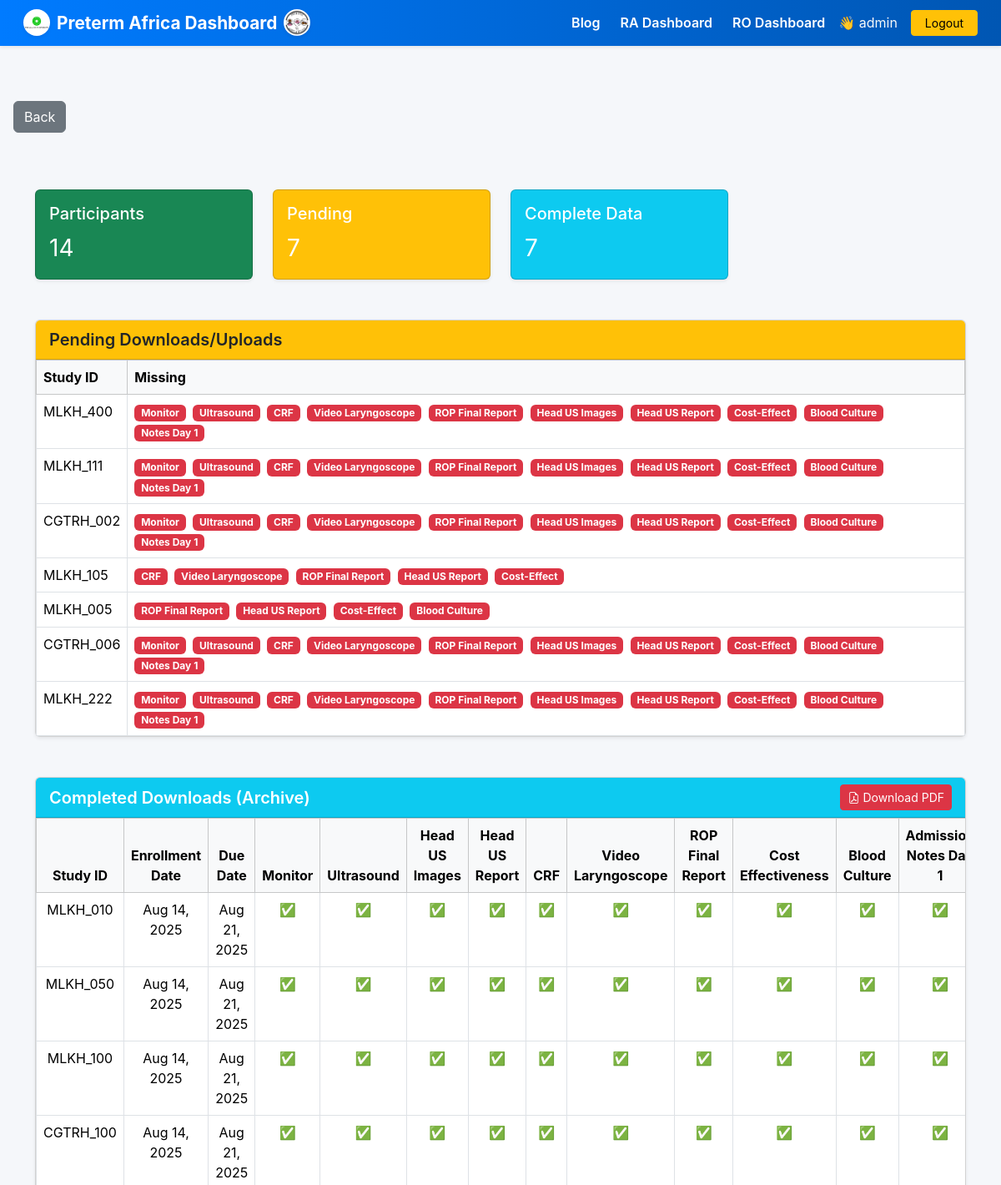
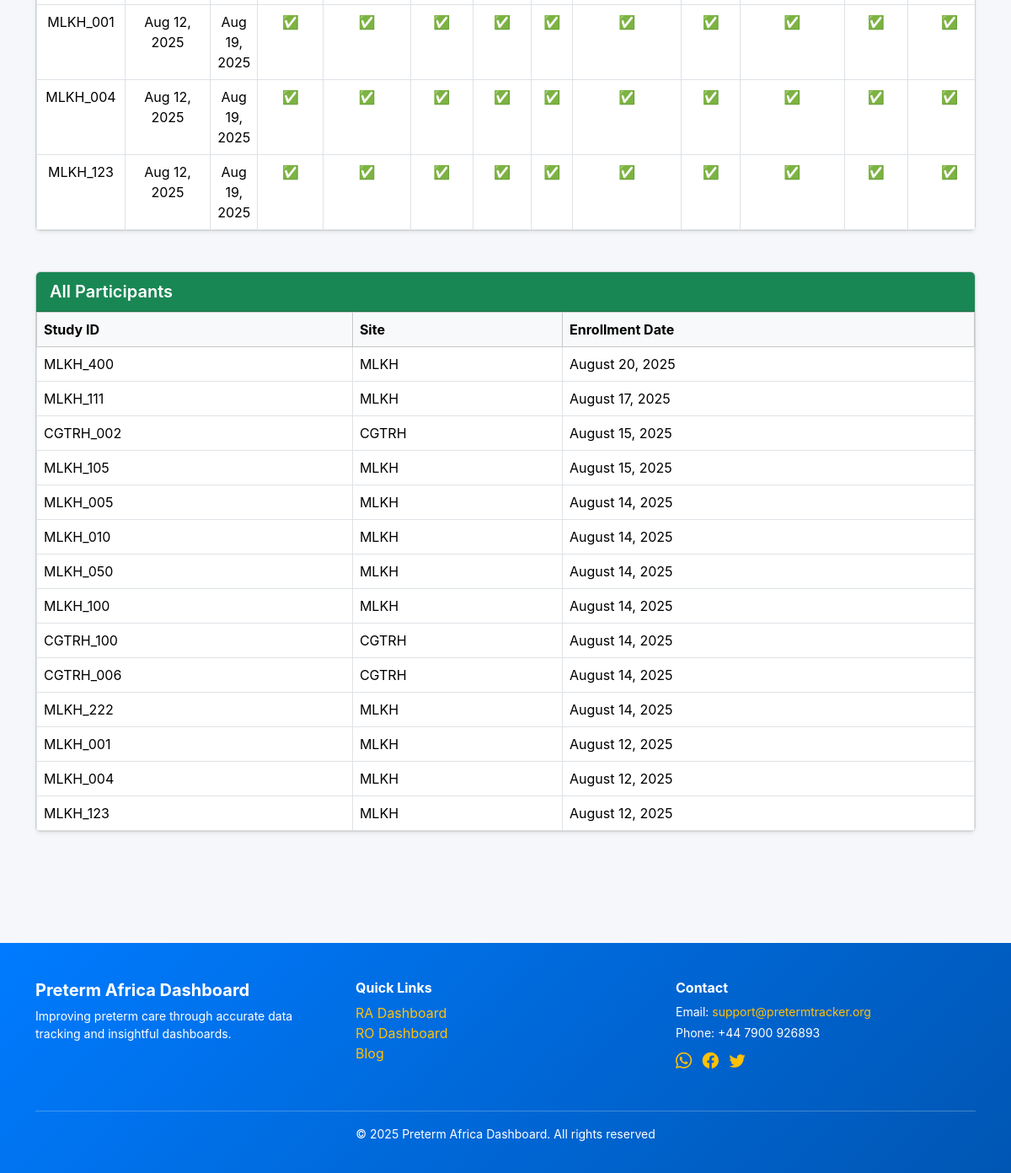
Page /choose-dashboard/ (signed in) on the earlier database version (2 pictures, top to bottom).
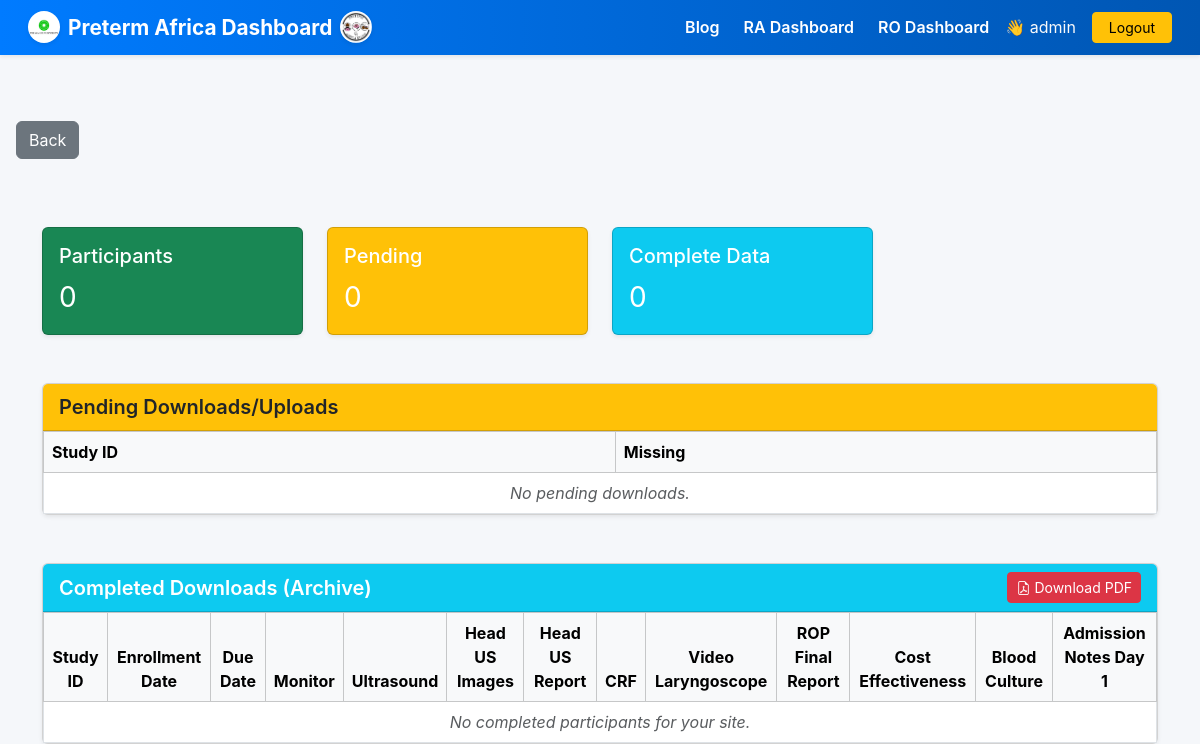
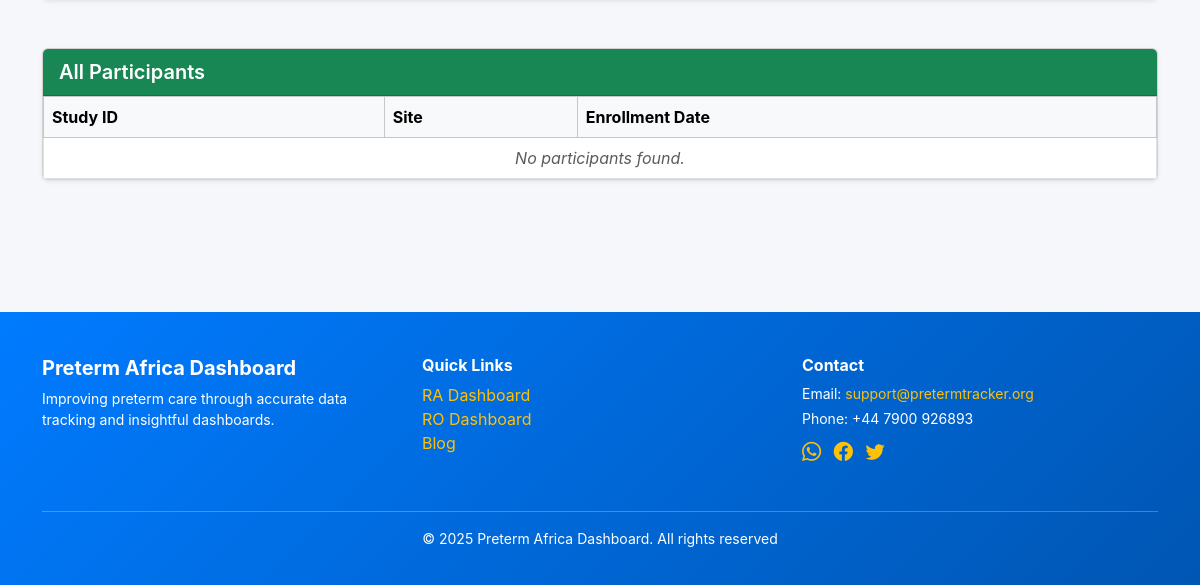
Same page on the later database version (2 pictures, top to bottom).
### tracking/models.py (models this page shows, shortened)
class CustomUser(AbstractUser):
    ROLE_CHOICES = (
        ('RA', 'Research Assistant'),
        ('RO', 'Research Officer'),
        ('AD', 'PI'),
    )
    role = models.CharField(max_length=2, choices=ROLE_CHOICES)
    site = models.ForeignKey(Site, on_delete=models.SET_NULL, null=True, blank=True)

class Participant(models.Model):
    site = models.ForeignKey(Site, on_delete=models.CASCADE)
    study_id = models.CharField(max_length=50, unique=True)
    enrollment_date = models.DateField(default=timezone.now)
    due_date = models.DateField(editable=False)
    monitor_downloaded = models.BooleanField(default=False)
    monitor_downloaded_at = models.DateTimeField(null=True, blank=True)
    monitor_downloaded_by = models.ForeignKey(
        'CustomUser', null=True, blank=True, on_delete=models.SET_NULL,
        related_name='monitor_downloads'
    )
    ultrasound_downloaded = models.BooleanField(default=False)
    ultrasound_downloaded_at = models.DateTimeField(null=True, blank=True)
    ultrasound_downloaded_by = models.ForeignKey(
        'CustomUser', null=True, blank=True, on_delete=models.SET_NULL,
        related_name='ultrasound_downloads'
    )
    monitor_downloaded = models.BooleanField(default=False)
    monitor_downloaded_on = models.DateTimeField(null=True, blank=True)
    ultrasound_downloaded = models.BooleanField(default=False)
    ultrasound_downloaded_on = models.DateTimeField(null=True, blank=True)
    case_report_form_uploaded = models.BooleanField(default=False)
    video_laryngoscope_uploaded = models.BooleanField(default=False)
    rop_final_report_uploaded = models.BooleanField(default=False)
    head_ultrasound_images_uploaded = models.BooleanField(default=False)
    head_ultrasound_report_uploaded = models.BooleanField(default=False)
    cost_effectiveness_data_uploaded = models.BooleanField(default=False)
    blood_culture_done = models.BooleanField(default=False)
    admission_notes_day1_uploaded = models.BooleanField(default=False)
    admission_notes_24hr_uploaded = models.BooleanField(default=False)
    vital_sign_monitoring_done = models.BooleanField(default=False)
    created_at = models.DateTimeField(auto_now_add=True)
    class Meta:
        ordering = ['-enrollment_date']

class Site(models.Model):
    name = models.CharField(max_length=100, unique=True)

### tracking/views.py (the view)
# urls.py: path('choose-dashboard/', views.choose_dashboard, name='choose_dashboard'),
@login_required
def choose_dashboard(request):
    if request.user.role != 'AD' and not request.user.is_superuser:
        return render(request, 'tracking/forbidden.html', {'message': "Only PIs or superusers can access this page."})
    participants = Participant.objects.all().order_by('-enrollment_date') if request.user.is_superuser else Participant.objects.filter(site=request.user.site).order_by('-enrollment_date')
    pending_list = []
    for p in participants:
        missing = []
        if not p.monitor_downloaded: missing.append("Monitor")
        if not p.ultrasound_downloaded: missing.append("Ultrasound")
        if not p.case_report_form_uploaded: missing.append("CRF")
        if not p.video_laryngoscope_uploaded: missing.append("Video Laryngoscope")
        if not p.rop_final_report_uploaded: missing.append("ROP Final Report")
        if not p.head_ultrasound_images_uploaded: missing.append("Head US Images")
        if not p.head_ultrasound_report_uploaded: missing.append("Head US Report")
        if not p.cost_effectiveness_data_uploaded: missing.append("Cost-Effect")
        if not p.blood_culture_done: missing.append("Blood Culture")
        if not p.admission_notes_day1_uploaded: missing.append("Notes Day 1")
        if missing: pending_list.append({'participant': p, 'missing': missing})
    completed = [p for p in participants if not any([
        not p.monitor_downloaded, not p.ultrasound_downloaded, not p.case_report_form_uploaded,
        not p.video_laryngoscope_uploaded, not p.rop_final_report_uploaded,
        not p.head_ultrasound_images_uploaded, not p.head_ultrasound_report_uploaded,
        not p.cost_effectiveness_data_uploaded, not p.blood_culture_done,
        not p.admission_notes_day1_uploaded
    ])]
    return render(request, 'tracking/choose_dashboard.html', {'participants': participants, 'pending': pending_list, 'completed': completed})

### tracking/templates/tracking/choose_dashboard.html
{% extends "tracking/base.html" %}
{% load static %}
{% block content %}
<div class="container mt-5 mb-5">
  <div class="row mb-5 g-4">
    <div class="col-md-3">
      <div class="card text-white bg-success shadow-sm">
        <div class="card-body">
          <h5 class="card-title">Participants</h5>
          <p class="card-text fs-3">{{ participants|length }}</p>
        </div>
      </div>
    </div>
    <div class="col-md-3">
      <div class="card text-white bg-warning shadow-sm">
        <div class="card-body">
          <h5 class="card-title">Pending</h5>
          <p class="card-text fs-3">{{ pending|length }}</p>
        </div>
      </div>
    </div>
    <div class="col-md-3">
      <div class="card text-white bg-info shadow-sm">
        <div class="card-body">
          <h5 class="card-title">Complete Data</h5>
          <p class="card-text fs-3">{{ completed|length }}</p>
        </div>
      </div>
    </div>
  </div>
  <div class="card mb-5 shadow-sm">
    <div class="card-header bg-warning text-dark fw-semibold fs-5">Pending Downloads/Uploads</div>
    <div class="table-responsive">
      <table class="table table-bordered table-hover mb-0">
        <thead class="table-light">
          <tr>
            <th>Study ID</th>
            <th>Missing</th>
          </tr>
        </thead>
        <tbody>
          {% for item in pending %}
          <tr>
            <td>{{ item.participant.study_id }}</td>
            <td>
              {% for missing_field in item.missing %}
                <span class="badge bg-danger me-1">{{ missing_field }}</span>
              {% endfor %}
            </td>
          </tr>
          {% empty %}
          <tr>
            <td colspan="2" class="text-center text-muted fst-italic">No pending downloads.</td>
          </tr>
          {% endfor %}
        </tbody>
      </table>
    </div>
  </div>
  <div class="card shadow-sm mb-5">
    <div class="card-header bg-info text-white fw-semibold fs-5 d-flex justify-content-between align-items-center">
      <span>Completed Downloads (Archive)</span>
      <a href="{% url 'tracking:download_completed_pdf' %}" class="btn btn-danger btn-sm">
        <i class="bi bi-file-earmark-pdf"></i> Download PDF
      </a>
    </div>
    <div class="table-responsive">
      <table class="table table-bordered table-hover mb-0 text-center">
        <thead class="table-light">
          <tr>
            <th>Study ID</th>
            <th>Enrollment Date</th>
            <th>Due Date</th>
            <th>Monitor</th>
            <th>Ultrasound</th>
            <th>Head US Images</th>
            <th>Head US Report</th>
            <th>CRF</th>
            <th>Video Laryngoscope</th>
            <th>ROP Final Report</th>
            <th>Cost Effectiveness</th>
            <th>Blood Culture</th>
            <th>Admission Notes Day 1</th>
          </tr>
        </thead>
        <tbody>
          {% for p in completed %}
          <tr>
            <td>{{ p.study_id }}</td>
            <td>{{ p.enrollment_date|date:"M d, Y" }}</td>
            <td>{{ p.due_date|date:"M d, Y" }}</td>
            <td>{% if p.monitor_downloaded %}✅{% endif %}</td>
            <td>{% if p.ultrasound_downloaded %}✅{% endif %}</td>
            <td>{% if p.head_ultrasound_images_uploaded %}✅{% endif %}</td>
            <td>{% if p.head_ultrasound_report_uploaded %}✅{% endif %}</td>
            <td>{% if p.case_report_form_uploaded %}✅{% endif %}</td>
            <td>{% if p.video_laryngoscope_uploaded %}✅{% endif %}</td>
            <td>{% if p.rop_final_report_uploaded %}✅{% endif %}</td>
            <td>{% if p.cost_effectiveness_data_uploaded %}✅{% endif %}</td>
            <td>{% if p.blood_culture_done %}✅{% endif %}</td>
            <td>{% if p.admission_notes_day1_uploaded %}✅{% endif %}</td>
          </tr>
          {% empty %}
          <tr>
            <td colspan="13" class="text-center text-muted fst-italic">No completed participants for your site.</td>
          </tr>
          {% endfor %}
        </tbody>
      </table>
    </div>
  </div>
  <div class="card mb-5 shadow-sm">
    <div class="card-header bg-success text-white fw-semibold fs-5">All Participants</div>
    <div class="table-responsive">
      <table class="table table-bordered table-hover mb-0">
        <thead class="table-light">
          <tr>
            <th>Study ID</th>
            <th>Site</th>
            <th>Enrollment Date</th>
          </tr>
        </thead>
        <tbody>
          {% for p in participants %}
          <tr>
            <td>{{ p.study_id }}</td>
            <td>{{ p.site.name }}</td>
            <td>{{ p.enrollment_date|date:"F j, Y" }}</td>
          </tr>
          {% empty %}
          <tr>
            <td colspan="3" class="text-center text-muted fst-italic">No participants found.</td>
          </tr>
          {% endfor %}
        </tbody>
      </table>
    </div>
  </div>
</div>
{% endblock %}

### tracking/templates/tracking/base.html (shortened to what this page needs)
{% load static %}
<!DOCTYPE html>
<html lang="en">
<head>
    <link href="https://cdn.jsdelivr.net/npm/bootstrap@5.3.2/dist/css/bootstrap.min.css" rel="stylesheet">
    <link rel="stylesheet" href="https://cdn.jsdelivr.net/npm/bootstrap-icons@1.10.5/font/bootstrap-icons.css">
    <link rel="stylesheet" href="{% static 'css/styles.css' %}">
</head>
<body>
<nav class="navbar navbar-expand-lg navbar-dark shadow-sm fixed-top">
    <div class="container-fluid">
        <a class="navbar-brand" href="{% url 'tracking:ra_dashboard' %}">
            <img src="{% static 'images/logo.jpg' %}" alt="Logo" class="rounded-circle shadow-sm">
            <span>Preterm Africa Dashboard</span>
            <img src="{% static 'images/partner_logo.png' %}" alt="Partner Logo" class="rounded-circle shadow-sm">
        </a>
        <div class="collapse navbar-collapse" id="navbarNav">
            <ul class="navbar-nav ms-auto align-items-center">
                <li class="nav-item me-2">
                    <a class="nav-link text-white fw-semibold" href="{% url 'tracking:blog' %}">Blog</a>
                </li>
                {% if user.is_authenticated %}
                    <li class="nav-item me-2">
                        <a class="nav-link text-white fw-semibold" href="{% url 'tracking:ra_dashboard' %}">RA Dashboard</a>
                    </li>
                    <li class="nav-item me-2">
                        <a class="nav-link text-white fw-semibold" href="{% url 'tracking:ro_dashboard' %}">RO Dashboard</a>
                    </li>
                    <li class="nav-item me-3">
                        <span class="navbar-text text-light">👋 {{ user.get_full_name|default:user.username }}</span>
                    </li>
                    <li class="nav-item">
                        <a class="btn btn-warning btn-sm px-3" href="{% url 'tracking:custom_logout_view' %}">Logout</a>
                    </li>
                {% else %}
                    <li class="nav-item">
                        <a class="btn btn-light btn-sm px-3" href="{% url 'tracking:ra_login' %}">Login</a>
                    </li>
                {% endif %}
            </ul>
        </div>
    </div>
</nav>
<div class="container">
</div>
<div class="content-wrapper">
    {% block back_button %}
        <div class="mb-3">
            {% include "tracking/components/back_button.html" %}
        </div>
    {% endblock %}
    {% block content %}{% endblock %}
</div>
<footer>
    <div class="container">
        <div class="row text-center text-md-start">
            <div class="col-md-4 mb-4">
                <h5 class="fw-bold">Preterm Africa Dashboard</h5>
                <p class="small">Improving preterm care through accurate data tracking and insightful dashboards.</p>
            </div>
            <div class="col-md-4 mb-4">
                <h6 class="fw-bold">Quick Links</h6>
                <ul class="list-unstyled">
                    <li><a href="{% url 'tracking:ra_dashboard' %}">RA Dashboard</a></li>
                    <li><a href="{% url 'tracking:ro_dashboard' %}">RO Dashboard</a></li>
                    <li><a href="{% url 'tracking:blog' %}">Blog</a></li>
                </ul>
            </div>
                <div class="col-md-4 mb-4">
                    <h6 class="fw-bold">Contact</h6>
                    <p class="small mb-1">
                        Email: <a href="mailto:support@pretermtracker.org">support@pretermtracker.org</a>
                    </p>
                    <p class="small mb-1">Phone: +44 7900 926893</p>
                    <div class="footer-social mt-2">
                        <a href="https://wa.me/447900926893" target="_blank"><i class="bi bi-whatsapp"></i></a>
                        <a href="#"><i class="bi bi-facebook"></i></a>
                        <a href="#"><i class="bi bi-twitter"></i></a>
                    </div>
                </div>
        </div>
        <hr class="bg-white">
        <div class="row">
            <div class="col text-center small">&copy; {% now "Y" %} Preterm Africa Dashboard. All rights reserved</div>
        </div>
    </div>
</footer>
</body>
</html>

### tracking/templates/tracking/components/back_button.html
{% if request and request.user.is_authenticated %}
    {% if request.user.role == "AD" %}
        <a href="{% url 'tracking:choose_dashboard' %}" class="btn btn-secondary mt-3">Back</a>
    {% elif request.user.role == "RA" %}
        <a href="{% url 'tracking:ra_dashboard' %}" class="btn btn-secondary mt-3">Back</a>
    {% elif request.user.role == "RO" %}
        <a href="{% url 'tracking:ro_dashboard' %}" class="btn btn-secondary mt-3">Back</a>
    {% else %}
        <a href="javascript:history.back()" class="btn btn-secondary mt-3">Back</a>
    {% endif %}
{% else %}
    <a href="javascript:history.back()" class="btn btn-secondary mt-3">Back</a>
{% endif %}

### static/css/styles.css (style rules this page uses)
body { background-color: #f9fafb; min-height: 100vh; margin: 0; padding: 0; font-family: Arial, sans-serif; }
.container { padding-top: 20px; padding-bottom: 20px; }

### tracking/templates/tracking/base.html (style rules this page uses)
body { font-family: 'Inter', 'Segoe UI', sans-serif; background-color: #f5f7fa; color: #333; padding-top: 65px; }
nav.navbar { background: linear-gradient(90deg, #007bff, #0056b3); padding: 0.4rem 1rem !important; }
nav .navbar-brand { font-weight: 700; font-size: 1.3rem; display: flex; align-items: center; gap: 0.5rem; }
nav .navbar-brand img { height: 32px; }
nav .nav-link { font-weight: 500; transition: color 0.2s ease, transform 0.2s ease; }
.content-wrapper { max-width: 1200px; margin: auto; padding: 0 1rem 1rem 1rem; }
footer { background: linear-gradient(135deg, #007bff, #0056b3); color: #fff; padding: 1.5rem 0 1rem; }
footer a { color: #ffc107; text-decoration: none; transition: color 0.2s ease; }
footer hr { border-top: 1px solid rgba(255,255,255,0.3); }
.footer-social a { font-size: 1.2rem; margin-right: 0.5rem; }

Differences in the rows shown:
removed Participant: participant.study_id "MLKH_400", missing "Monitor" "Ultrasound" "CRF" "Video Laryngoscope" "ROP Final Report" "Head US Images" "Head US Report" "Cost-Effect" "Blood Culture" "Notes Day 1", study_id "MLKH_400", site.name "MLKH", enrollment_date "August 20, 2025"
removed Participant: participant.study_id "MLKH_111", missing "Monitor" "Ultrasound" "CRF" "Video Laryngoscope" "ROP Final Report" "Head US Images" "Head US Report" "Cost-Effect" "Blood Culture" "Notes Day 1", study_id "MLKH_111", site.name "MLKH", enrollment_date "August 17, 2025"
removed Participant: participant.study_id "CGTRH_002", missing "Monitor" "Ultrasound" "CRF" "Video Laryngoscope" "ROP Final Report" "Head US Images" "Head US Report" "Cost-Effect" "Blood Culture" "Notes Day 1", study_id "CGTRH_002", site.name "CGTRH", enrollment_date "August 15, 2025"
removed Participant: participant.study_id "MLKH_105", missing "CRF" "Video Laryngoscope" "ROP Final Report" "Head US Report" "Cost-Effect", study_id "MLKH_105", site.name "MLKH", enrollment_date "August 15, 2025"
removed Participant: participant.study_id "MLKH_005", missing "ROP Final Report" "Head US Report" "Cost-Effect" "Blood Culture", study_id "MLKH_005", site.name "MLKH", enrollment_date "August 14, 2025"
removed Participant: participant.study_id "CGTRH_006", missing "Monitor" "Ultrasound" "CRF" "Video Laryngoscope" "ROP Final Report" "Head US Images" "Head US Report" "Cost-Effect" "Blood Culture" "Notes Day 1", study_id "CGTRH_006", site.name "CGTRH", enrollment_date "August 14, 2025"
removed Participant: participant.study_id "MLKH_222", missing "Monitor" "Ultrasound" "CRF" "Video Laryngoscope" "ROP Final Report" "Head US Images" "Head US Report" "Cost-Effect" "Blood Culture" "Notes Day 1", study_id "MLKH_222", site.name "MLKH", enrollment_date "August 14, 2025"
removed Participant: study_id "MLKH_010", enrollment_date "Aug 14, 2025", due_date "Aug 21, 2025", site.name "MLKH", enrollment_date "August 14, 2025"
removed Participant: study_id "MLKH_050", enrollment_date "Aug 14, 2025", due_date "Aug 21, 2025", site.name "MLKH", enrollment_date "August 14, 2025"
removed Participant: study_id "MLKH_100", enrollment_date "Aug 14, 2025", due_date "Aug 21, 2025", site.name "MLKH", enrollment_date "August 14, 2025"
removed Participant: study_id "CGTRH_100", enrollment_date "Aug 14, 2025", due_date "Aug 21, 2025", site.name "CGTRH", enrollment_date "August 14, 2025"
removed Participant: study_id "MLKH_001", enrollment_date "Aug 12, 2025", due_date "Aug 19, 2025", site.name "MLKH", enrollment_date "August 12, 2025"
removed Participant: study_id "MLKH_004", enrollment_date "Aug 12, 2025", due_date "Aug 19, 2025", site.name "MLKH", enrollment_date "August 12, 2025"
removed Participant: study_id "MLKH_123", enrollment_date "Aug 12, 2025", due_date "Aug 19, 2025", site.name "MLKH", enrollment_date "August 12, 2025"
changed CustomUser "admin": role "AD" → empty (drawn)
Other differences:
{{ participants|length }}: "14" → "0"
{{ pending|length }}: "7" → "0"
{{ completed|length }}: "7" → "0"
text now shown: "No pending downloads. No completed participants for your site. No participants found."
